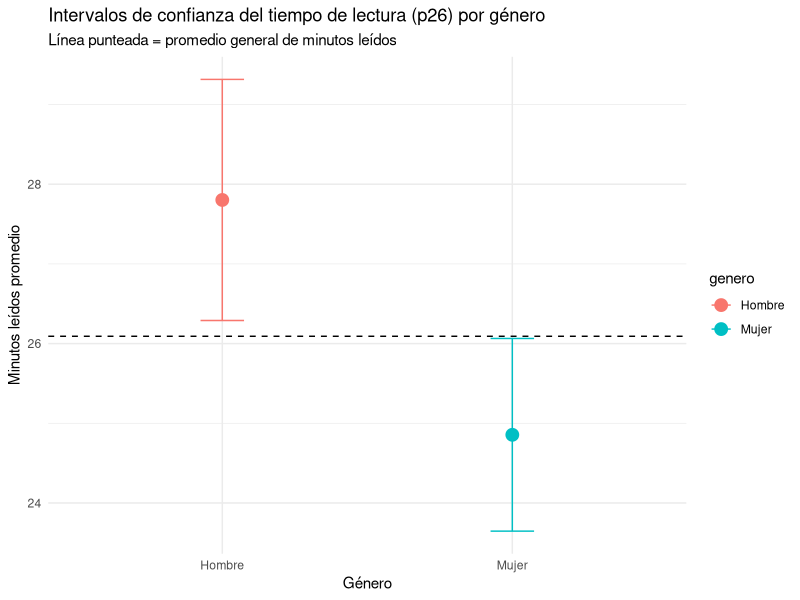

Here is the R script that generated this plot:
## ---- chunk 1

# INTERVALOS DE CONFIANZA POR GÉNERO - p26 (minutos leídos)


# Cargar librerías necesarias
library(dplyr)
library(ggplot2)

# Leer los datos
datos <- read.csv("DATA.csv")

#  LIMPIEZA DE DATOS
lectura <- datos %>%
  filter(!is.na(p26), p26 >= 0)

# Re-codificar género (ajusta si tus valores son distintos)
lectura <- lectura %>%
  mutate(
    genero = case_when(
      sexo == 1 ~ "Hombre",
      sexo == 2 ~ "Mujer",
      TRUE ~ as.character(sexo)
    )
  )

#  FUNCIÓN PARA INTERVALO DE CONFIANZA
ic_media <- function(x, nivel = 0.95) {
  n <- length(x)
  media <- mean(x)
  s <- sd(x)
  error <- qt(1 - (1 - nivel)/2, df = n - 1) * s / sqrt(n)
  return(c(inf = media - error, sup = media + error, media = media))
}

#  CALCULAR IC POR GÉNERO
ic_genero <- lectura %>%
  group_by(genero) %>%
  summarise(
    n = n(),
    media = mean(p26, na.rm = TRUE),
    inf = ic_media(p26)[1],
    sup = ic_media(p26)[2]
  )

print(ic_genero)

#  CALCULAR MEDIA GENERAL (solo para la línea punteada)
media_general <- mean(lectura$p26, na.rm = TRUE)

#  GRÁFICO COMPARATIVO
ggplot(ic_genero, aes(x = genero, y = media, color = genero)) +
  geom_point(size = 4) +
  geom_errorbar(aes(ymin = inf, ymax = sup), width = 0.15) +
  geom_hline(yintercept = media_general, linetype = "dashed", color = "black") +
  labs(
    title = "Intervalos de confianza del tiempo de lectura (p26) por género",
    subtitle = "Línea punteada = promedio general de minutos leídos",
    y = "Minutos leídos promedio",
    x = "Género"
  ) +
  theme_minimal()

#  PRUEBA T PARA DIFERENCIA ENTRE GÉNEROS
t_test <- t.test(p26 ~ genero, data = lectura, var.equal = FALSE)
print(t_test)
